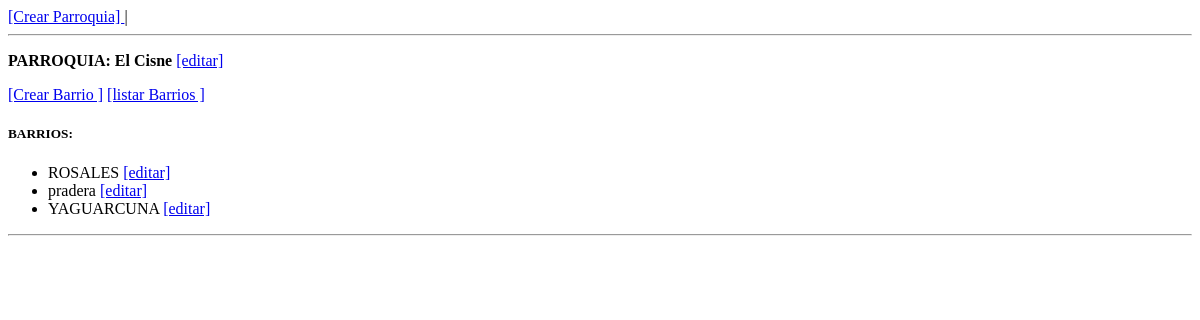
The app's page /, older data.
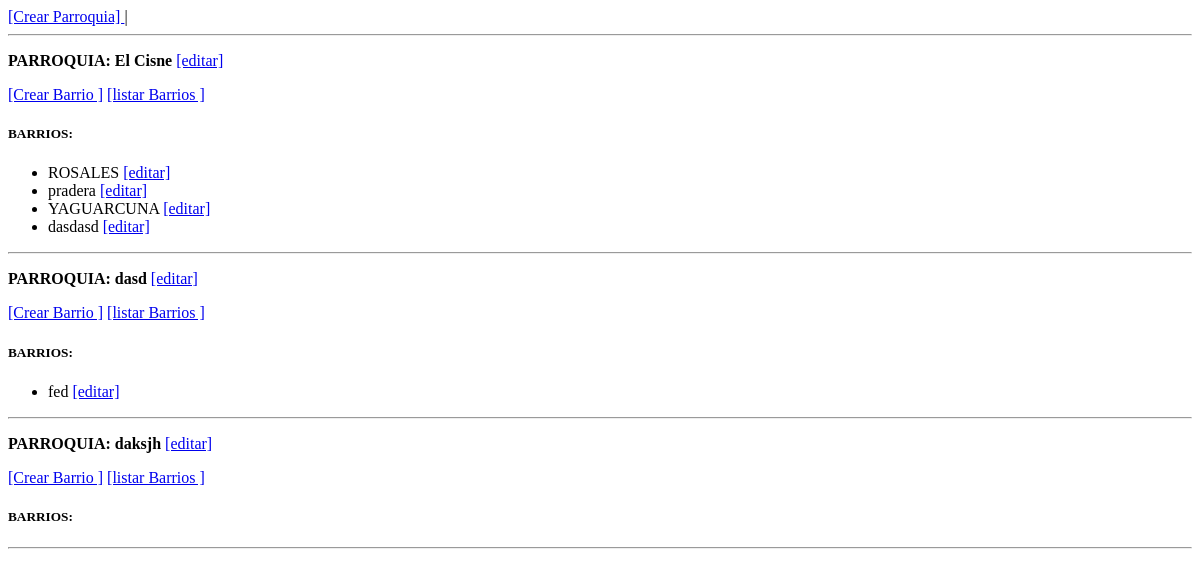
The same page, newer data.
### ordenamiento/models.py (models this page shows, shortened)
class Parroquia(models.Model):
    options = (("tipo", "Rural"), ("tipo", "Úrbano"))
    nombre = models.CharField(max_length=100)
    tipo = models.CharField(max_length=100, choices=options)

class Barrio(models.Model):
    nombre = models.CharField(max_length=100)
    numero_viviendas=models.IntegerField()
    numero_parques=models.IntegerField()
    numero_edificios=models.IntegerField()
    parroquia=models.ForeignKey(Parroquia,on_delete=models.CASCADE, related_name="barrios")

### ordenamiento/views.py (the view)
# urls.py: path('', listar, name="listar"),
def listar(request):
    return render(request, 'listar.html', {'data': Parroquia.objects.all()})

### ordenamiento/templates/listar.html
<a href="{% url 'crearparroquia' %}">[Crear Parroquia] </a> |
<hr>
{% for i in data %}
    <p><b>PARROQUIA: {{ i.nombre }} </b><a href="{% url 'editarparroquia' i.pk %}">[editar]</a></p>
    <a href="{% url 'crearbarrio' i.pk %}">[Crear Barrio ]</a>
    <a href="{% url 'verbarrios' i.pk %}"> [listar Barrios ]</a>
    <h5>BARRIOS:</h5>
    <ul>
        {% for j in i.barrios.all %}
            <li> {{ j.nombre }} <a href="{% url 'editarbarrio' j.pk %}">[editar]</a></li>
        {% endfor %}
    </ul>
    <hr>
{% endfor %}

Row changes from the older to the newer data that the page shows:
added Barrio: nombre "dasdasd", shown under Parroquia "El Cisne"
added Parroquia: nombre "dasd"
added Barrio: nombre "fed", shown under "dasd"
added Parroquia: nombre "daksjh"
